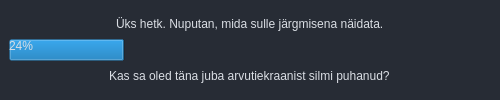
<?xml version="1.0" encoding="UTF-8"?>
<ui version="4.0">
 <class>Edenemine</class>
 <widget class="QWidget" name="Edenemine">
  <property name="geometry">
   <rect>
    <x>0</x>
    <y>0</y>
    <width>500</width>
    <height>100</height>
   </rect>
  </property>
  <property name="sizePolicy">
   <sizepolicy hsizetype="Fixed" vsizetype="Fixed">
    <horstretch>0</horstretch>
    <verstretch>0</verstretch>
   </sizepolicy>
  </property>
  <property name="windowTitle">
   <string>Otsin maakondasid</string>
  </property>
  <property name="styleSheet">
   <string notr="true">*{
	border: transparent;
	background-color: transparent;
    background: transparent;
	padding: 0;
	margin: 0;
	color: #dadee4;
}

#widget {
    background-color: #272c35;
}

#widget_2{
    background-color: #272c35;
}</string>
  </property>
  <layout class="QVBoxLayout" name="verticalLayout_2">
   <property name="spacing">
    <number>0</number>
   </property>
   <property name="leftMargin">
    <number>0</number>
   </property>
   <property name="topMargin">
    <number>0</number>
   </property>
   <property name="rightMargin">
    <number>0</number>
   </property>
   <property name="bottomMargin">
    <number>0</number>
   </property>
   <item>
    <widget class="QWidget" name="widget_2" native="true">
     <layout class="QVBoxLayout" name="verticalLayout_3">
      <item>
       <widget class="QWidget" name="widget" native="true">
        <layout class="QVBoxLayout" name="verticalLayout">
         <property name="spacing">
          <number>0</number>
         </property>
         <property name="leftMargin">
          <number>0</number>
         </property>
         <property name="topMargin">
          <number>0</number>
         </property>
         <property name="rightMargin">
          <number>0</number>
         </property>
         <property name="bottomMargin">
          <number>0</number>
         </property>
         <item alignment="Qt::AlignHCenter|Qt::AlignVCenter">
          <widget class="QLabel" name="label">
           <property name="text">
            <string>Üks hetk. Nuputan, mida sulle järgmisena näidata.</string>
           </property>
          </widget>
         </item>
         <item>
          <widget class="QProgressBar" name="testBar">
           <property name="value">
            <number>24</number>
           </property>
          </widget>
         </item>
         <item alignment="Qt::AlignHCenter|Qt::AlignVCenter">
          <widget class="QLabel" name="label_2">
           <property name="sizePolicy">
            <sizepolicy hsizetype="Fixed" vsizetype="Fixed">
             <horstretch>0</horstretch>
             <verstretch>0</verstretch>
            </sizepolicy>
           </property>
           <property name="text">
            <string>Kas sa oled täna juba arvutiekraanist silmi puhanud?</string>
           </property>
          </widget>
         </item>
        </layout>
       </widget>
      </item>
     </layout>
    </widget>
   </item>
  </layout>
 </widget>
 <resources/>
 <connections/>
</ui>
